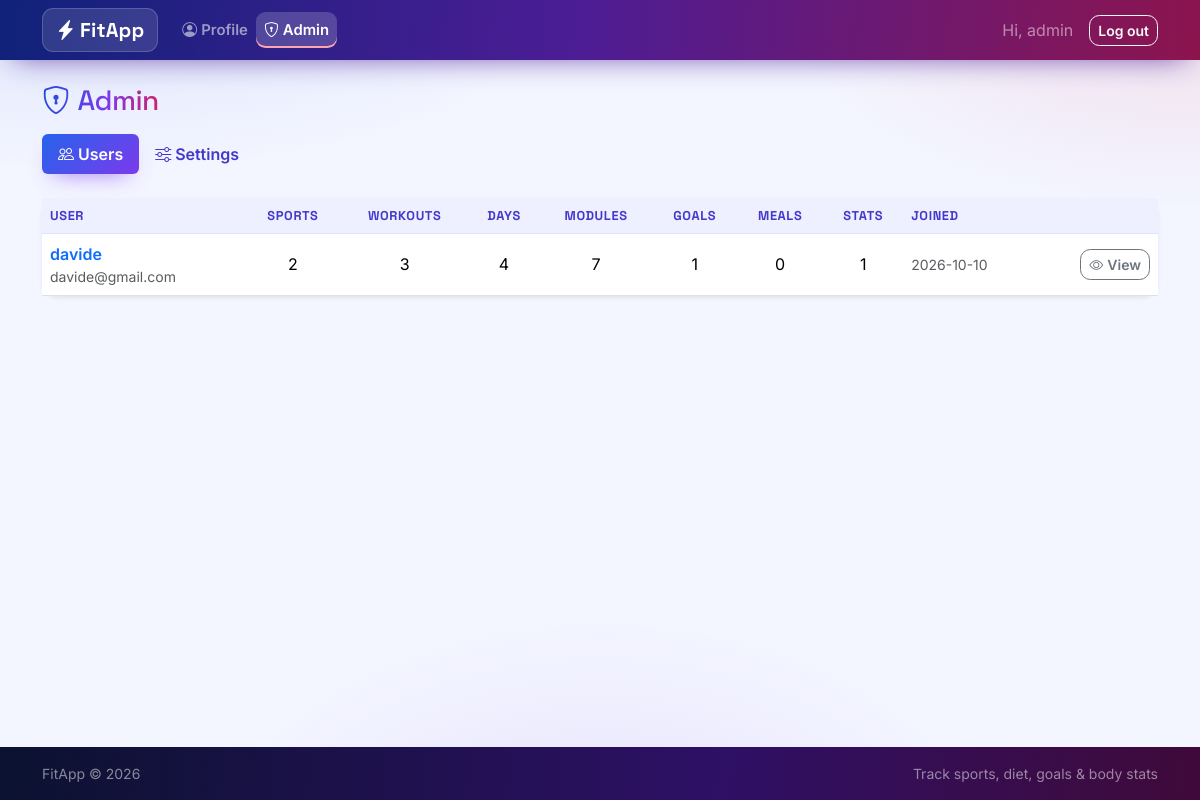
The app's page /admin/ (signed in) with its own data.
### tables this page shows
CREATE TABLE "users" (
    id            INTEGER PRIMARY KEY AUTOINCREMENT,
    username      TEXT UNIQUE NOT NULL,
    email         TEXT UNIQUE NOT NULL,
    password_hash TEXT NOT NULL,
    height_cm     REAL,
    birth_date    TEXT,
    sex           TEXT,
    role          TEXT NOT NULL DEFAULT 'user' CHECK (role IN ('user', 'admin')),
    created_at    TEXT NOT NULL DEFAULT (datetime('now'))
);

### fitapp/routes/admin.py (the view)
@bp.route("/")
@admin_required
def index():
    db = get_db()
    users = db.execute(
        "SELECT * FROM users WHERE role != 'admin' ORDER BY created_at DESC, id DESC"
    ).fetchall()
    rows = []
    for user in users:
        row = {"user": user, "counts": _counts(db, user["id"])}
        rows.append(row)
    return render_template("admin/index.html", users=rows)

### fitapp/auth.py (called while the page is built)
def load_current_user():
    user_id = session.get("user_id")
    if user_id is None:
        g.user = None
    else:
        g.user = get_db().execute(
            "SELECT * FROM users WHERE id = ?", (user_id,)
        ).fetchone()
    return g.user

def admin_required(view):
    @wraps(view)
    def wrapped(*args, **kwargs):
        if load_current_user() is None:
            flash("Please log in to access this page.", "warning")
            return redirect(url_for("auth.login", next=request.path))
        if g.user["role"] != "admin":
            flash("You do not have permission to access that page.", "danger")
            return redirect(url_for("dashboard.index"))
        return view(*args, **kwargs)
    return wrapped

@bp.before_app_request
def _load_user():
    load_current_user()
    if g.user is not None and g.user["role"] == "admin":
        blueprint = (request.endpoint or "").split(".", 1)[0]
        if blueprint in ADMIN_BLOCKED_BLUEPRINTS:
            flash("Admin accounts manage users and settings only.", "warning")
            return redirect(url_for("admin.index"))

### fitapp/db.py (called while the page is built)
def get_db():
    if "db" not in g:
        g.db = sqlite3.connect(
            current_app.config["DATABASE"],
            detect_types=sqlite3.PARSE_DECLTYPES,
        )
        g.db.row_factory = sqlite3.Row
        g.db.execute("PRAGMA foreign_keys = ON")
    return g.db

### fitapp/templates/admin/index.html (shortened to what this page needs)
{% extends "base.html" %}
{% block content %}
<div class="d-flex justify-content-between align-items-center mb-3">
  <h1 class="h3 mb-0"><i class="bi bi-shield-lock me-2"></i>Admin</h1>
</div>
{% include "admin/_tabs.html" %}
<div class="card shadow-sm border-0">
  <div class="card-body p-0">
    <div class="table-responsive">
      <table class="table table-hover align-middle mb-0">
        <thead class="table-light">
          <tr>
            <th>User</th>
            <th class="text-center">Sports</th>
            <th class="text-center">Workouts</th>
            <th class="text-center">Days</th>
            <th class="text-center">Modules</th>
            <th class="text-center">Goals</th>
            <th class="text-center">Meals</th>
            <th class="text-center">Stats</th>
            <th>Joined</th>
            <th></th>
          </tr>
        </thead>
        <tbody>
          {% for entry in users %}
          {% set u = entry['user'] %}
          {% set c = entry['counts'] %}
          <tr>
            <td>
              <a class="fw-semibold text-decoration-none" href="{{ url_for('admin.user_detail', user_id=u['id']) }}">
                {{ u['username'] }}
              </a>
              <div class="small text-muted">{{ u['email'] }}</div>
            </td>
            <td class="text-center">{{ c['sports'] }}</td>
            <td class="text-center">{{ c['workouts'] }}</td>
            <td class="text-center">{{ c['days'] }}</td>
            <td class="text-center">{{ c['modules'] }}</td>
            <td class="text-center">{{ c['goals'] }}</td>
            <td class="text-center">{{ c['meals'] }}</td>
            <td class="text-center">{{ c['measurements'] }}</td>
            <td class="small text-muted">{{ (u['created_at'] or '')[:10] }}</td>
            <td class="text-end">
              <a class="btn btn-sm btn-outline-secondary" href="{{ url_for('admin.user_detail', user_id=u['id']) }}">
                <i class="bi bi-eye me-1"></i>View
              </a>
            </td>
          </tr>
          {% else %}
          <tr>
            <td colspan="10" class="text-center text-muted py-4">No users yet.</td>
          </tr>
          {% endfor %}
        </tbody>
      </table>
    </div>
  </div>
</div>
{% endblock %}

### fitapp/templates/base.html (shortened to what this page needs)
<!doctype html>
<html lang="en" data-bs-theme="light">
<head>
  <link href="https://cdn.jsdelivr.net/npm/bootstrap@5.3.3/dist/css/bootstrap.min.css" rel="stylesheet">
  <link href="https://cdn.jsdelivr.net/npm/bootstrap-icons@1.11.3/font/bootstrap-icons.min.css" rel="stylesheet">
  <link href="{{ url_for('static', filename='css/style.css') }}" rel="stylesheet">
</head>
<body class="d-flex flex-column min-vh-100">
<nav class="navbar navbar-expand-lg navbar-dark navbar-fitapp sticky-top">
  <div class="container">
    <a class="navbar-brand fw-bold" href="{{ url_for('dashboard.index') }}">
      <i class="bi bi-lightning-charge-fill me-1"></i>FitApp
    </a>
    <div class="collapse navbar-collapse" id="mainNav">
      {% if g.user %}
      <ul class="navbar-nav me-auto">
        {% if g.user['role'] == 'admin' %}
        <li class="nav-item"><a class="nav-link {% if request.endpoint and request.endpoint.startswith('profile.') %}active{% endif %}"
           href="{{ url_for('profile.index') }}"><i class="bi bi-person-circle me-1"></i>Profile</a></li>
        <li class="nav-item"><a class="nav-link {% if request.endpoint and request.endpoint.startswith('admin.') %}active{% endif %}"
           href="{{ url_for('admin.index') }}"><i class="bi bi-shield-lock me-1"></i>Admin</a></li>
        {% endif %}
      </ul>
      <div class="d-flex align-items-center">
        <span class="navbar-text me-3 text-white-50">Hi, {{ g.user['username'] }}</span>
        <form action="{{ url_for('auth.logout') }}" method="post" class="m-0">
          <button class="btn btn-outline-light btn-sm" type="submit">Log out</button>
        </form>
      </div>
      {% endif %}
    </div>
  </div>
</nav>
<main class="container py-4 flex-grow-1">
  {% block content %}{% endblock %}
</main>
<footer class="bg-dark text-white-50 py-3 mt-auto">
  <div class="container small d-flex justify-content-between">
    <span>FitApp &copy; {{ now_year if now_year else '2026' }}</span>
    <span>Track sports, diet, goals &amp; body stats</span>
  </div>
</footer>
</body>
</html>

### fitapp/static/css/style.css (style rules this page uses)
:root { --fa-blue: #2563eb; --fa-blue-deep: #1d4ed8; --fa-violet: #7c3aed; --fa-violet-deep: #5b21b6; --fa-red: #ef4444; --fa-rose: #e11d48; --fa-ink: #0b1230; --grad-main: linear-gradient(135deg, #2563eb 0%, #7c3aed 55%, #e11d48 120%); --grad-btn: linear-gradient(135deg, #2563eb 0%, #7c3aed 100%); --grad-btn-hover: linear-gradient(135deg, #1d4ed8 0%, #6d28d9 100%); --grad-fire: linear-gradient(135deg, #7c3aed 0%, #e11d48 100%); --font-display: "Space Grotesk", "Inter", system-ui, sans-serif; --font-body: "Inter", system-ui, -apple-system, "Segoe UI", sans-serif; }
* { -webkit-tap-highlight-color: transparent; }
body { font-family: var(--font-body); background-color: #f3f5ff; background-image: radial-gradient(900px 420px at 8% -10%, rgba(37, 99, 235, .14), transparent 60%), radial-gradient(760px 380px at 100% 0%, rgba(225, 29, 72, .10), transparent 55%), radial-gradient(700px 500px at 50% 115%, rgba(124, 58, 237, .12), transparent 60%); background-attachment: fixed; }
main h1, .h3, .h4 { font-family: var(--font-display); letter-spacing: -.02em; }
main > h1, h1.h3 { background: linear-gradient(95deg, #1d4ed8 0%, #7c3aed 55%, #e11d48 110%); -webkit-background-clip: text; background-clip: text; color: transparent; display: inline-block; }
.navbar-fitapp { background-image: linear-gradient(95deg, #10227a 0%, #4c1d95 48%, #9f1239 115%); box-shadow: 0 10px 30px -14px rgba(76, 29, 149, .85); }
.navbar-fitapp .navbar-brand { font-family: var(--font-display); font-weight: 700; letter-spacing: .01em; background: rgba(255, 255, 255, .12); border: 1px solid rgba(255, 255, 255, .18); padding: .38rem .8rem; border-radius: .7rem; backdrop-filter: blur(6px); }
.navbar-fitapp .nav-link { font-weight: 600; font-size: .93rem; border-radius: .6rem; padding: .45rem .8rem; transition: background-color .2s ease, transform .2s ease; }
.navbar-fitapp .nav-link.active { background-color: rgba(255, 255, 255, .18); box-shadow: inset 0 -2px 0 #fda4af; }
.btn { font-weight: 600; border-radius: .65rem; transition: transform .15s ease, box-shadow .2s ease, filter .2s ease; }
.card { border-radius: 1rem; border: 1px solid rgba(99, 102, 241, .14); box-shadow: 0 18px 40px -30px rgba(15, 23, 60, .55); transition: transform .2s ease, box-shadow .25s ease; }
.table > :not(caption) > * > *.table-light, .table-light { --bs-table-bg: #eef0ff; --bs-table-color: #4338ca; --bs-table-border-color: #dfe3ff; }
.table thead th { font-family: var(--font-display); font-size: .8rem; text-transform: uppercase; letter-spacing: .05em; }
.table > tbody > tr > td { vertical-align: middle; }
footer { background: linear-gradient(95deg, #0b1230 0%, #2e1065 60%, #4c0519 130%) !important; color: rgba(255, 255, 255, .55) !important; }

### records on screen
users: user.username "admin"
users: username "davide", email "davide@gmail.com", created_at "2026-10-10"

### other values on screen
{{ c['sports'] }} "2"
{{ c['workouts'] }} "3"
{{ c['days'] }} "4"
{{ c['modules'] }} "7"
{{ c['goals'] }} "1"
{{ c['meals'] }} "0"
{{ c['measurements'] }} "1"
